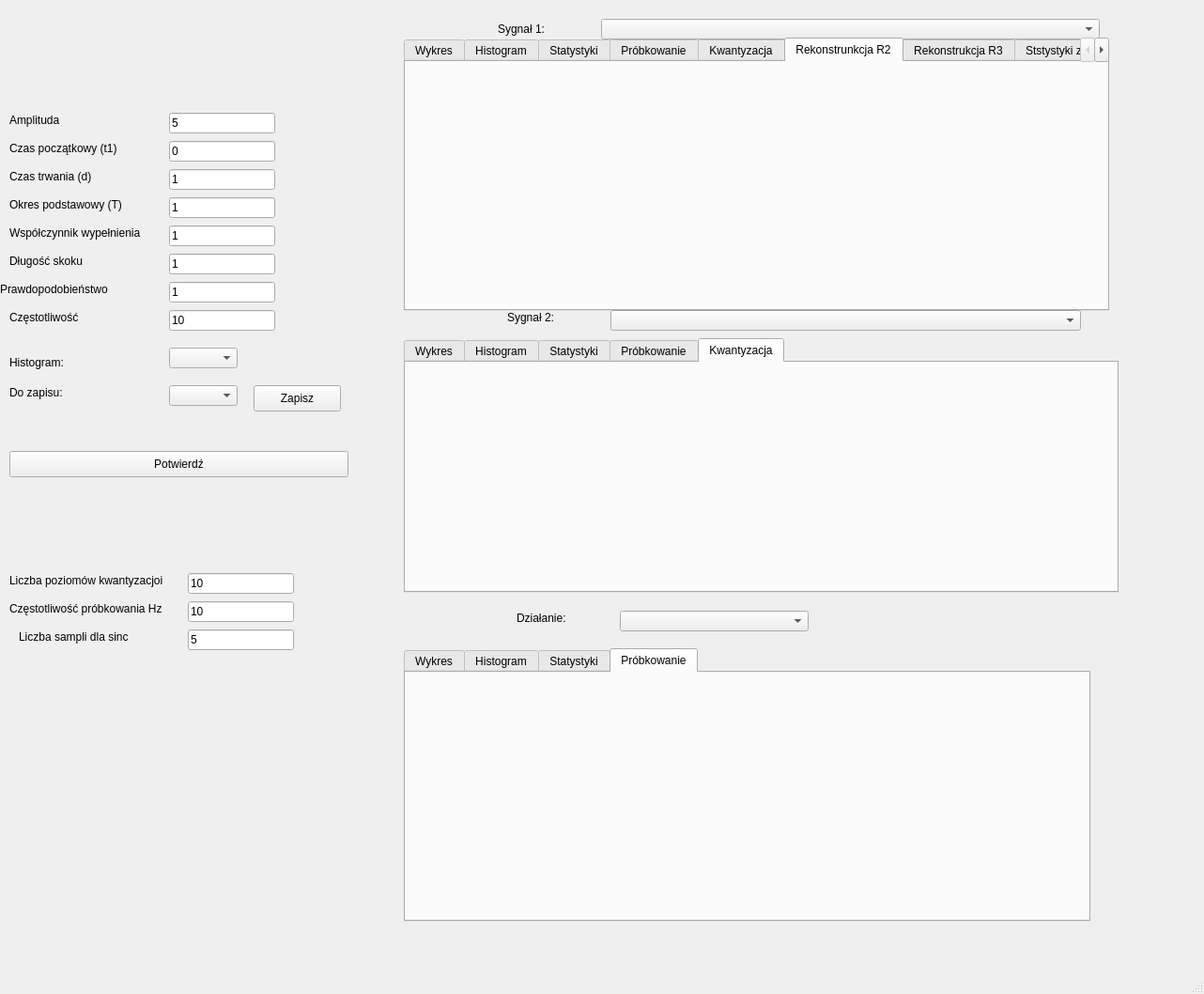
<?xml version="1.0" encoding="UTF-8"?>
<ui version="4.0">
 <class>MainWindow</class>
 <widget class="QMainWindow" name="MainWindow">
  <property name="geometry">
   <rect>
    <x>0</x>
    <y>0</y>
    <width>1282</width>
    <height>1058</height>
   </rect>
  </property>
  <property name="windowTitle">
   <string>MainWindow</string>
  </property>
  <widget class="QWidget" name="centralwidget">
   <widget class="QComboBox" name="comboBox">
    <property name="geometry">
     <rect>
      <x>640</x>
      <y>20</y>
      <width>531</width>
      <height>22</height>
     </rect>
    </property>
   </widget>
   <widget class="QLabel" name="label">
    <property name="geometry">
     <rect>
      <x>530</x>
      <y>20</y>
      <width>61</width>
      <height>21</height>
     </rect>
    </property>
    <property name="text">
     <string>Sygnał 1:</string>
    </property>
   </widget>
   <widget class="QLabel" name="label_2">
    <property name="geometry">
     <rect>
      <x>540</x>
      <y>330</y>
      <width>71</width>
      <height>16</height>
     </rect>
    </property>
    <property name="text">
     <string>Sygnał 2: </string>
    </property>
   </widget>
   <widget class="QComboBox" name="comboBox_2">
    <property name="geometry">
     <rect>
      <x>650</x>
      <y>330</y>
      <width>501</width>
      <height>22</height>
     </rect>
    </property>
   </widget>
   <widget class="QLabel" name="label_3">
    <property name="geometry">
     <rect>
      <x>10</x>
      <y>120</y>
      <width>71</width>
      <height>16</height>
     </rect>
    </property>
    <property name="text">
     <string>Amplituda</string>
    </property>
   </widget>
   <widget class="QLabel" name="label_4">
    <property name="geometry">
     <rect>
      <x>10</x>
      <y>150</y>
      <width>141</width>
      <height>16</height>
     </rect>
    </property>
    <property name="text">
     <string>Czas początkowy (t1)</string>
    </property>
   </widget>
   <widget class="QLabel" name="label_5">
    <property name="geometry">
     <rect>
      <x>10</x>
      <y>180</y>
      <width>121</width>
      <height>16</height>
     </rect>
    </property>
    <property name="text">
     <string>Czas trwania (d)</string>
    </property>
   </widget>
   <widget class="QLabel" name="label_6">
    <property name="geometry">
     <rect>
      <x>10</x>
      <y>210</y>
      <width>151</width>
      <height>16</height>
     </rect>
    </property>
    <property name="text">
     <string>Okres podstawowy (T)</string>
    </property>
   </widget>
   <widget class="QLabel" name="label_7">
    <property name="geometry">
     <rect>
      <x>10</x>
      <y>240</y>
      <width>171</width>
      <height>16</height>
     </rect>
    </property>
    <property name="text">
     <string>Współczynnik wypełnienia</string>
    </property>
   </widget>
   <widget class="QLineEdit" name="lineEdit">
    <property name="geometry">
     <rect>
      <x>180</x>
      <y>120</y>
      <width>113</width>
      <height>22</height>
     </rect>
    </property>
    <property name="text">
     <string>5</string>
    </property>
   </widget>
   <widget class="QLineEdit" name="lineEdit_2">
    <property name="geometry">
     <rect>
      <x>180</x>
      <y>150</y>
      <width>113</width>
      <height>22</height>
     </rect>
    </property>
    <property name="text">
     <string>0</string>
    </property>
   </widget>
   <widget class="QLineEdit" name="lineEdit_3">
    <property name="geometry">
     <rect>
      <x>180</x>
      <y>180</y>
      <width>113</width>
      <height>22</height>
     </rect>
    </property>
    <property name="text">
     <string>1</string>
    </property>
   </widget>
   <widget class="QLineEdit" name="lineEdit_4">
    <property name="geometry">
     <rect>
      <x>180</x>
      <y>210</y>
      <width>113</width>
      <height>22</height>
     </rect>
    </property>
    <property name="text">
     <string>1</string>
    </property>
   </widget>
   <widget class="QLineEdit" name="lineEdit_5">
    <property name="geometry">
     <rect>
      <x>180</x>
      <y>240</y>
      <width>113</width>
      <height>22</height>
     </rect>
    </property>
    <property name="text">
     <string>1</string>
    </property>
   </widget>
   <widget class="QPushButton" name="pushButton">
    <property name="geometry">
     <rect>
      <x>10</x>
      <y>480</y>
      <width>361</width>
      <height>28</height>
     </rect>
    </property>
    <property name="text">
     <string>Potwierdź</string>
    </property>
   </widget>
   <widget class="QLabel" name="label_8">
    <property name="geometry">
     <rect>
      <x>10</x>
      <y>270</y>
      <width>101</width>
      <height>16</height>
     </rect>
    </property>
    <property name="text">
     <string>Długość skoku</string>
    </property>
   </widget>
   <widget class="QLineEdit" name="lineEdit_6">
    <property name="geometry">
     <rect>
      <x>180</x>
      <y>270</y>
      <width>113</width>
      <height>22</height>
     </rect>
    </property>
    <property name="text">
     <string>1</string>
    </property>
   </widget>
   <widget class="QLineEdit" name="lineEdit_7">
    <property name="geometry">
     <rect>
      <x>180</x>
      <y>300</y>
      <width>113</width>
      <height>22</height>
     </rect>
    </property>
    <property name="text">
     <string>1</string>
    </property>
   </widget>
   <widget class="QLabel" name="label_9">
    <property name="geometry">
     <rect>
      <x>0</x>
      <y>300</y>
      <width>141</width>
      <height>16</height>
     </rect>
    </property>
    <property name="text">
     <string>Prawdopodobieństwo</string>
    </property>
   </widget>
   <widget class="QLabel" name="label_10">
    <property name="geometry">
     <rect>
      <x>10</x>
      <y>330</y>
      <width>91</width>
      <height>16</height>
     </rect>
    </property>
    <property name="text">
     <string>Częstotliwość</string>
    </property>
   </widget>
   <widget class="QLineEdit" name="lineEdit_8">
    <property name="geometry">
     <rect>
      <x>180</x>
      <y>330</y>
      <width>113</width>
      <height>22</height>
     </rect>
    </property>
    <property name="text">
     <string>10</string>
    </property>
   </widget>
   <widget class="QLabel" name="label_11">
    <property name="geometry">
     <rect>
      <x>550</x>
      <y>650</y>
      <width>71</width>
      <height>16</height>
     </rect>
    </property>
    <property name="text">
     <string>Działanie:</string>
    </property>
   </widget>
   <widget class="QComboBox" name="comboBox_3">
    <property name="geometry">
     <rect>
      <x>660</x>
      <y>650</y>
      <width>201</width>
      <height>22</height>
     </rect>
    </property>
   </widget>
   <widget class="QTabWidget" name="tabWidget">
    <property name="geometry">
     <rect>
      <x>430</x>
      <y>40</y>
      <width>751</width>
      <height>291</height>
     </rect>
    </property>
    <property name="currentIndex">
     <number>5</number>
    </property>
    <widget class="QWidget" name="tab">
     <attribute name="title">
      <string>Wykres</string>
     </attribute>
     <widget class="QLabel" name="label_12">
      <property name="geometry">
       <rect>
        <x>60</x>
        <y>10</y>
        <width>650</width>
        <height>250</height>
       </rect>
      </property>
      <property name="text">
       <string/>
      </property>
      <property name="scaledContents">
       <bool>true</bool>
      </property>
     </widget>
    </widget>
    <widget class="QWidget" name="tab_2">
     <attribute name="title">
      <string>Histogram</string>
     </attribute>
     <widget class="QLabel" name="label_15">
      <property name="geometry">
       <rect>
        <x>10</x>
        <y>10</y>
        <width>711</width>
        <height>241</height>
       </rect>
      </property>
      <property name="text">
       <string/>
      </property>
      <property name="scaledContents">
       <bool>true</bool>
      </property>
     </widget>
    </widget>
    <widget class="QWidget" name="tab_7">
     <attribute name="title">
      <string>Statystyki</string>
     </attribute>
     <widget class="QLabel" name="label_19">
      <property name="geometry">
       <rect>
        <x>20</x>
        <y>10</y>
        <width>611</width>
        <height>231</height>
       </rect>
      </property>
      <property name="font">
       <font>
        <pointsize>14</pointsize>
       </font>
      </property>
      <property name="text">
       <string/>
      </property>
     </widget>
    </widget>
    <widget class="QWidget" name="tab_10">
     <attribute name="title">
      <string>Próbkowanie</string>
     </attribute>
     <widget class="QLabel" name="label_25">
      <property name="geometry">
       <rect>
        <x>0</x>
        <y>0</y>
        <width>721</width>
        <height>251</height>
       </rect>
      </property>
      <property name="text">
       <string/>
      </property>
      <property name="scaledContents">
       <bool>true</bool>
      </property>
     </widget>
    </widget>
    <widget class="QWidget" name="tab_13">
     <attribute name="title">
      <string>Kwantyzacja</string>
     </attribute>
     <widget class="QLabel" name="label_23">
      <property name="geometry">
       <rect>
        <x>0</x>
        <y>0</y>
        <width>741</width>
        <height>251</height>
       </rect>
      </property>
      <property name="text">
       <string/>
      </property>
      <property name="scaledContents">
       <bool>true</bool>
      </property>
     </widget>
    </widget>
    <widget class="QWidget" name="tab_15">
     <attribute name="title">
      <string>Rekonstrunkcja R2</string>
     </attribute>
     <widget class="QLabel" name="label_29">
      <property name="geometry">
       <rect>
        <x>10</x>
        <y>0</y>
        <width>731</width>
        <height>251</height>
       </rect>
      </property>
      <property name="text">
       <string/>
      </property>
      <property name="scaledContents">
       <bool>true</bool>
      </property>
     </widget>
    </widget>
    <widget class="QWidget" name="tab_16">
     <attribute name="title">
      <string>Rekonstrukcja R3</string>
     </attribute>
     <widget class="QLabel" name="label_30">
      <property name="geometry">
       <rect>
        <x>10</x>
        <y>10</y>
        <width>731</width>
        <height>241</height>
       </rect>
      </property>
      <property name="text">
       <string/>
      </property>
      <property name="scaledContents">
       <bool>true</bool>
      </property>
     </widget>
    </widget>
    <widget class="QWidget" name="tab_17">
     <attribute name="title">
      <string>Ststystyki zad2</string>
     </attribute>
     <widget class="QLabel" name="label_31">
      <property name="geometry">
       <rect>
        <x>10</x>
        <y>10</y>
        <width>721</width>
        <height>241</height>
       </rect>
      </property>
      <property name="text">
       <string/>
      </property>
     </widget>
    </widget>
   </widget>
   <widget class="QTabWidget" name="tabWidget_2">
    <property name="geometry">
     <rect>
      <x>430</x>
      <y>360</y>
      <width>761</width>
      <height>271</height>
     </rect>
    </property>
    <property name="currentIndex">
     <number>4</number>
    </property>
    <widget class="QWidget" name="tab_3">
     <attribute name="title">
      <string>Wykres</string>
     </attribute>
     <widget class="QLabel" name="label_13">
      <property name="geometry">
       <rect>
        <x>10</x>
        <y>0</y>
        <width>650</width>
        <height>250</height>
       </rect>
      </property>
      <property name="text">
       <string/>
      </property>
      <property name="scaledContents">
       <bool>true</bool>
      </property>
     </widget>
    </widget>
    <widget class="QWidget" name="tab_4">
     <attribute name="title">
      <string>Histogram</string>
     </attribute>
     <widget class="QLabel" name="label_16">
      <property name="geometry">
       <rect>
        <x>10</x>
        <y>10</y>
        <width>721</width>
        <height>221</height>
       </rect>
      </property>
      <property name="text">
       <string/>
      </property>
      <property name="scaledContents">
       <bool>true</bool>
      </property>
     </widget>
    </widget>
    <widget class="QWidget" name="tab_8">
     <attribute name="title">
      <string>Statystyki</string>
     </attribute>
     <widget class="QLabel" name="label_20">
      <property name="geometry">
       <rect>
        <x>10</x>
        <y>10</y>
        <width>551</width>
        <height>211</height>
       </rect>
      </property>
      <property name="font">
       <font>
        <pointsize>14</pointsize>
       </font>
      </property>
      <property name="text">
       <string/>
      </property>
     </widget>
    </widget>
    <widget class="QWidget" name="tab_11">
     <attribute name="title">
      <string>Próbkowanie</string>
     </attribute>
     <widget class="QLabel" name="label_26">
      <property name="geometry">
       <rect>
        <x>10</x>
        <y>10</y>
        <width>741</width>
        <height>221</height>
       </rect>
      </property>
      <property name="text">
       <string/>
      </property>
      <property name="scaledContents">
       <bool>true</bool>
      </property>
     </widget>
    </widget>
    <widget class="QWidget" name="tab_14">
     <attribute name="title">
      <string>Kwantyzacja</string>
     </attribute>
    </widget>
   </widget>
   <widget class="QTabWidget" name="tabWidget_3">
    <property name="geometry">
     <rect>
      <x>430</x>
      <y>690</y>
      <width>731</width>
      <height>291</height>
     </rect>
    </property>
    <property name="currentIndex">
     <number>3</number>
    </property>
    <widget class="QWidget" name="tab_5">
     <attribute name="title">
      <string>Wykres</string>
     </attribute>
     <widget class="QLabel" name="label_14">
      <property name="geometry">
       <rect>
        <x>0</x>
        <y>10</y>
        <width>650</width>
        <height>250</height>
       </rect>
      </property>
      <property name="text">
       <string/>
      </property>
      <property name="scaledContents">
       <bool>true</bool>
      </property>
     </widget>
    </widget>
    <widget class="QWidget" name="tab_6">
     <attribute name="title">
      <string>Histogram</string>
     </attribute>
     <widget class="QLabel" name="label_17">
      <property name="geometry">
       <rect>
        <x>20</x>
        <y>20</y>
        <width>691</width>
        <height>241</height>
       </rect>
      </property>
      <property name="text">
       <string/>
      </property>
      <property name="scaledContents">
       <bool>true</bool>
      </property>
     </widget>
    </widget>
    <widget class="QWidget" name="tab_9">
     <attribute name="title">
      <string>Statystyki</string>
     </attribute>
     <widget class="QLabel" name="label_21">
      <property name="geometry">
       <rect>
        <x>20</x>
        <y>10</y>
        <width>511</width>
        <height>241</height>
       </rect>
      </property>
      <property name="font">
       <font>
        <pointsize>14</pointsize>
       </font>
      </property>
      <property name="text">
       <string/>
      </property>
     </widget>
    </widget>
    <widget class="QWidget" name="tab_12">
     <attribute name="title">
      <string>Próbkowanie</string>
     </attribute>
     <widget class="QLabel" name="label_27">
      <property name="geometry">
       <rect>
        <x>20</x>
        <y>10</y>
        <width>691</width>
        <height>241</height>
       </rect>
      </property>
      <property name="text">
       <string/>
      </property>
      <property name="scaledContents">
       <bool>true</bool>
      </property>
     </widget>
    </widget>
   </widget>
   <widget class="QComboBox" name="comboBox_4">
    <property name="geometry">
     <rect>
      <x>180</x>
      <y>370</y>
      <width>73</width>
      <height>22</height>
     </rect>
    </property>
   </widget>
   <widget class="QLabel" name="label_18">
    <property name="geometry">
     <rect>
      <x>10</x>
      <y>370</y>
      <width>101</width>
      <height>31</height>
     </rect>
    </property>
    <property name="text">
     <string>Histogram:</string>
    </property>
   </widget>
   <widget class="QPushButton" name="pushButton_2">
    <property name="geometry">
     <rect>
      <x>270</x>
      <y>410</y>
      <width>93</width>
      <height>28</height>
     </rect>
    </property>
    <property name="text">
     <string>Zapisz</string>
    </property>
   </widget>
   <widget class="QLabel" name="label_22">
    <property name="geometry">
     <rect>
      <x>10</x>
      <y>410</y>
      <width>91</width>
      <height>16</height>
     </rect>
    </property>
    <property name="text">
     <string>Do zapisu:</string>
    </property>
   </widget>
   <widget class="QComboBox" name="comboBox_5">
    <property name="geometry">
     <rect>
      <x>180</x>
      <y>410</y>
      <width>73</width>
      <height>22</height>
     </rect>
    </property>
   </widget>
   <widget class="QLabel" name="label_24">
    <property name="geometry">
     <rect>
      <x>10</x>
      <y>640</y>
      <width>171</width>
      <height>16</height>
     </rect>
    </property>
    <property name="text">
     <string>Częstotliwość próbkowania Hz</string>
    </property>
   </widget>
   <widget class="QLineEdit" name="lineEdit_9">
    <property name="geometry">
     <rect>
      <x>200</x>
      <y>640</y>
      <width>113</width>
      <height>22</height>
     </rect>
    </property>
    <property name="text">
     <string>10</string>
    </property>
   </widget>
   <widget class="QLabel" name="label_28">
    <property name="geometry">
     <rect>
      <x>10</x>
      <y>610</y>
      <width>171</width>
      <height>16</height>
     </rect>
    </property>
    <property name="text">
     <string>Liczba poziomów kwantyzacjoi</string>
    </property>
   </widget>
   <widget class="QLineEdit" name="lineEdit_10">
    <property name="geometry">
     <rect>
      <x>200</x>
      <y>610</y>
      <width>113</width>
      <height>22</height>
     </rect>
    </property>
    <property name="text">
     <string>10</string>
    </property>
   </widget>
   <widget class="QLabel" name="label_32">
    <property name="geometry">
     <rect>
      <x>20</x>
      <y>670</y>
      <width>171</width>
      <height>16</height>
     </rect>
    </property>
    <property name="text">
     <string>Liczba sampli dla sinc</string>
    </property>
   </widget>
   <widget class="QLineEdit" name="lineEdit_11">
    <property name="geometry">
     <rect>
      <x>200</x>
      <y>670</y>
      <width>113</width>
      <height>22</height>
     </rect>
    </property>
    <property name="text">
     <string>5</string>
    </property>
   </widget>
  </widget>
  <widget class="QMenuBar" name="menubar">
   <property name="geometry">
    <rect>
     <x>0</x>
     <y>0</y>
     <width>1282</width>
     <height>26</height>
    </rect>
   </property>
  </widget>
  <widget class="QStatusBar" name="statusbar"/>
 </widget>
 <resources/>
 <connections/>
</ui>
